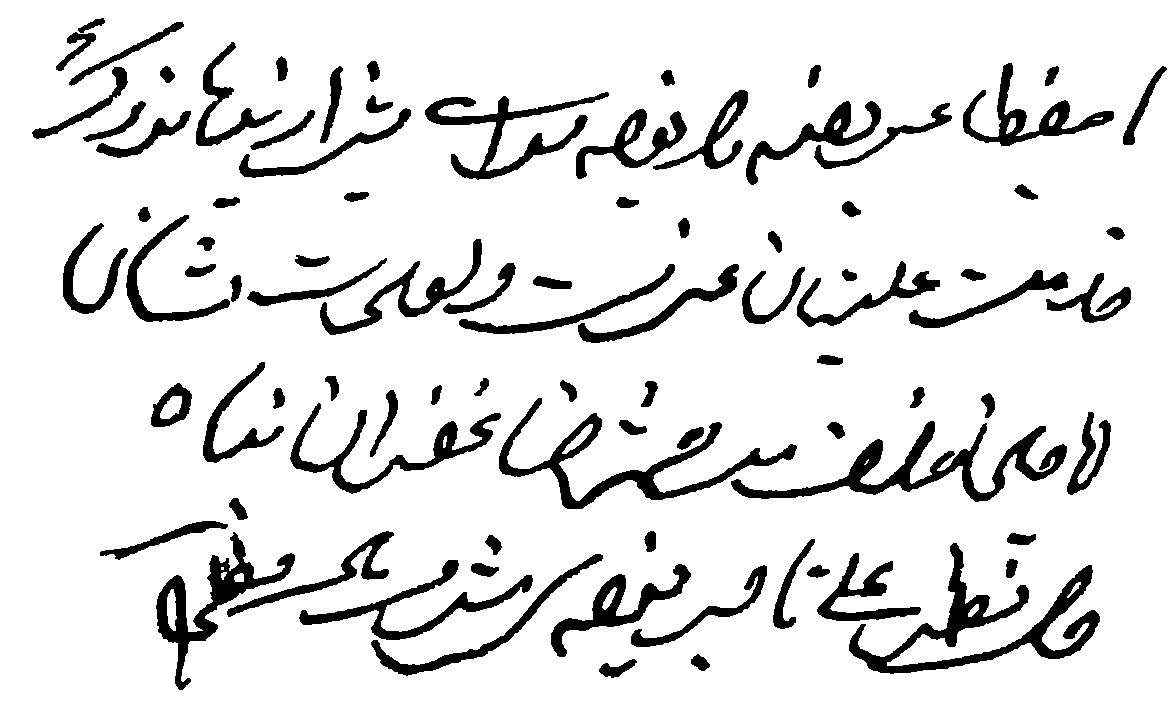
#> input picture mask/PHIBD_2012_4.bmp, 1174 x 701 px, given in place of PHIBD_2012_4.png, which was not available
$ python image_to_256.py ../../mask/PHIBD_2012_4.bmp
#> lines starting #> are read from the running program, lines starting #| are printed output that depends on the picture; after the words box and inside, x2 and y2 are one past the last pixel; in counts of white or black regions, pixels touching at a corner belong together; pictures that were not available may be replaced by others from this repository, and a replacement may not be noted
import os
import numpy as np
import cv2
import math

def main(argv=None):

    image_dir = '../ThreeStageBinarization/image/'
    mask_dir = '../ThreeStageBinarization/mask/'

    overlap = 100. / 100.
    imgh = 256
    imgw = 256
    reshape = (imgw, imgh)
    scale_list = [0.75, 1.00, 1.25, 1.50] # sample patches with the scale factor and resize patches to 256 * 256 // 192, 256, 320, 384
    rotation = [0, 3]

    image_save_dir = '../ThreeStageBinarization/image_patches/256X256/'
    mask_save_dir = '../ThreeStageBinarization/mask_patches/256X256/'
    os.makedirs(image_save_dir, exist_ok=True)
    os.makedirs(mask_save_dir, exist_ok=True)

    image_pathes = os.listdir(image_dir)
    for image_path in image_pathes:

        image_name = image_path.split('.')[0]

        # find and read mask file
        if os.path.isfile(os.path.join(mask_dir, image_name) + '.png'):
            mask = cv2.imread(os.path.join(mask_dir, image_name) + '.png', cv2.IMREAD_GRAYSCALE)
#> mask: shape (701, 1174); 88.3% white; 89 black regions, largest, box (x1, y1, x2, y2) and area: (849, 543, 1100, 674) 7049, (731, 421, 1067, 502) 6177, (499, 398, 797, 509) 5325
        elif os.path.isfile(os.path.join(mask_dir, image_name) + '.bmp'):
            mask = cv2.imread(os.path.join(mask_dir, image_name) + '.bmp', cv2.IMREAD_GRAYSCALE)
        else:
            print('no mask', image_path)
            continue

        # there are few images that have a value (1 ~ 254), bickley image has thin stroke
        mask[mask < 190] = 0
        mask[mask >= 190] = 255

        image = cv2.imread(os.path.join(image_dir + image_path))
#> image is the input picture: shape (701, 1174, 3); 88.3% white; 89 black regions, largest, box (x1, y1, x2, y2) and area: (849, 543, 1100, 674) 7049, (731, 421, 1067, 502) 6177, (499, 398, 797, 509) 5325
        print('processing the image:', image_path)
        # continue

        scale_cnt = 0
        for scale in scale_list:
            # (patches, 256, 256, 3)
            crpW = int(scale * imgw)
            crpH = int(scale * imgh)

            image_patches, _ = get_image_patch_deep(image, crpH, crpW, reshape, overlap=overlap)
            mask_patches, poslist = get_image_patch_deep(mask, crpH, crpW, reshape, overlap=overlap)

            print('get patches: %d' % len(image_patches))

            for idx in range(len(image_patches)):
                img_color = image_patches[idx]
                img_gray = cv2.cvtColor(img_color, cv2.COLOR_BGR2GRAY)

                mask_gray = mask_patches[idx]

                # agumentation
                for k in rotation:
                    img_color_tmp = np.rot90(img_color, k)
                    mask_gray_tmp = np.rot90(mask_gray, k)
                    cv2.imwrite('%s/%s_s%dr%di%d.png' % (image_save_dir, image_name, scale_cnt, k, idx), img_color_tmp)
                    cv2.imwrite('%s/%s_s%dr%di%d.png' % (mask_save_dir, image_name, scale_cnt, k, idx), mask_gray_tmp)

                # exit(1)
            scale_cnt += 1
#> this loop made 4 passes
#| get patches: 28
#| get patches: 15
#| get patches: 12
#| get patches: 8
#> pass 1, in get_image_patch_deep, `imgpath = image[ys:ye,xs:xe]`:
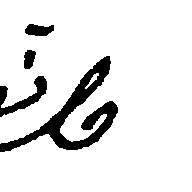
#> imgpath: shape (192, 192, 3); 89.7% white; 4 black regions, box (x1, y1, x2, y2) and area: (0, 56, 118, 152) 2740, (0, 76, 47, 117) 632, (25, 24, 54, 36) 261, (24, 50, 36, 69) 174
#> pass 1, in get_image_patch_deep, `imgpath = cv2.resize(imgpath, dsize=reshape, interpolation=cv2.INTER_N..`:
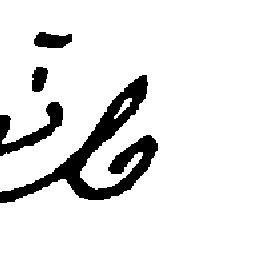
#> imgpath: shape (256, 256, 3); 89.6% white; 4 black regions, box (x1, y1, x2, y2) and area: (0, 75, 158, 203) 4891, (0, 102, 63, 156) 1143, (34, 32, 72, 48) 457, (32, 67, 48, 92) 310
#> after the loop:
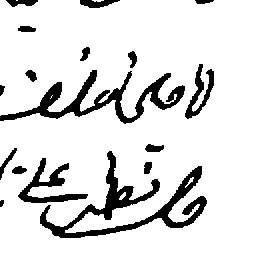
#> img_color: shape (256, 256, 3); 87.2% white; 17 black regions, largest, box (x1, y1, x2, y2) and area: (40, 151, 207, 238) 3154, (0, 70, 185, 124) 2524, (18, 158, 88, 203) 935
#> after the loop, scale_cnt = 4
            # exit(1)

def get_image_patch_deep(image, imgh, imgw, reshape=None, overlap=0.1):

    overlap_wid = int(imgw * overlap)
    overlap_hig = int(imgh * overlap)

    height, width = image.shape[:2]

    image_list = []
    posit_list = []

    for ys in range(0, height-imgh, overlap_hig):
        ye = ys + imgh
        if ye > height:
            ye = height
        for xs in range(0,width-imgw,overlap_wid):
            xe = xs + imgw
            if xe > width:
                xe = width
            imgpath = image[ys:ye,xs:xe]
            if reshape is not None:
                imgpath = cv2.resize(imgpath, dsize=reshape, interpolation=cv2.INTER_NEAREST)
            image_list.append(imgpath)
            pos = np.array([ys,xs,ye,xe])
            posit_list.append(pos)

    # last coloum
    for xs in range(0, width-imgw, overlap_wid):
        xe = xs + imgw
        if xe > width:
            xe = width
        ye = height
        ys = ye - imgh
        if ys < 0:
            ys = 0

        imgpath = image[ys:ye,xs:xe]
        if reshape is not None:
            imgpath = cv2.resize(imgpath, dsize=reshape, interpolation=cv2.INTER_NEAREST)
        image_list.append(imgpath)
        pos = np.array([ys,xs,ye,xe])
        posit_list.append(pos)

    # last row
    for ys in range(0, height-imgh, overlap_hig):
        ye = ys + imgh
        if ye > height:
            ye = height
        xe = width
        xs = xe - imgw
        if xs < 0:
            xs = 0

        imgpath = image[ys:ye,xs:xe]
        if reshape is not None:
            imgpath = cv2.resize(imgpath, dsize=reshape, interpolation=cv2.INTER_NEAREST)
        image_list.append(imgpath)
        pos = np.array([ys,xs,ye,xe])
        posit_list.append(pos)

    # last rectangle
    ye = height
    ys = ye - imgh
    if ys < 0:
        ys = 0
    xe = width
    xs = xe - imgw
    if xs < 0:
        xs = 0

    imgpath = image[ys:ye,xs:xe]
    if reshape is not None:
        imgpath = cv2.resize(imgpath, dsize=reshape, interpolation=cv2.INTER_NEAREST)
    image_list.append(imgpath)
    pos = np.array([ys,xs,ye,xe])
    posit_list.append(pos)

    return image_list, posit_list

if __name__ == '__main__':
    main()
